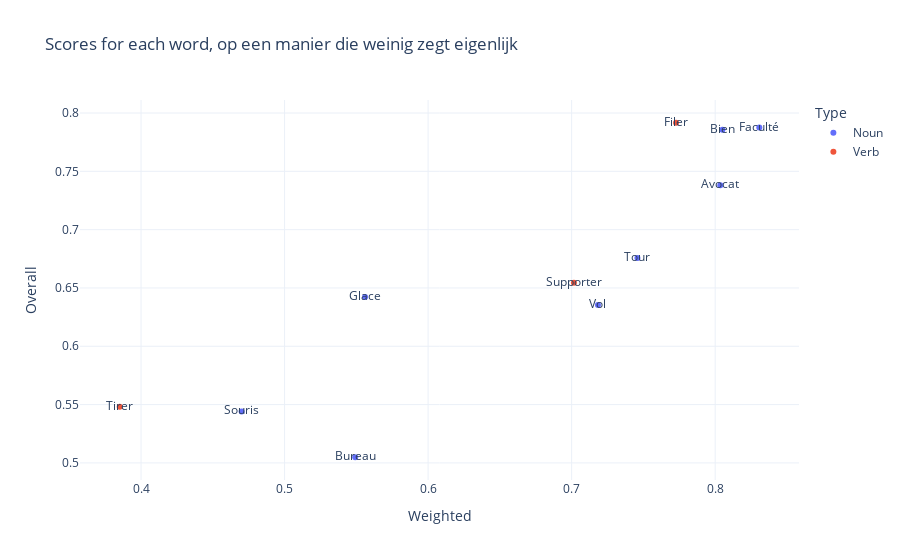
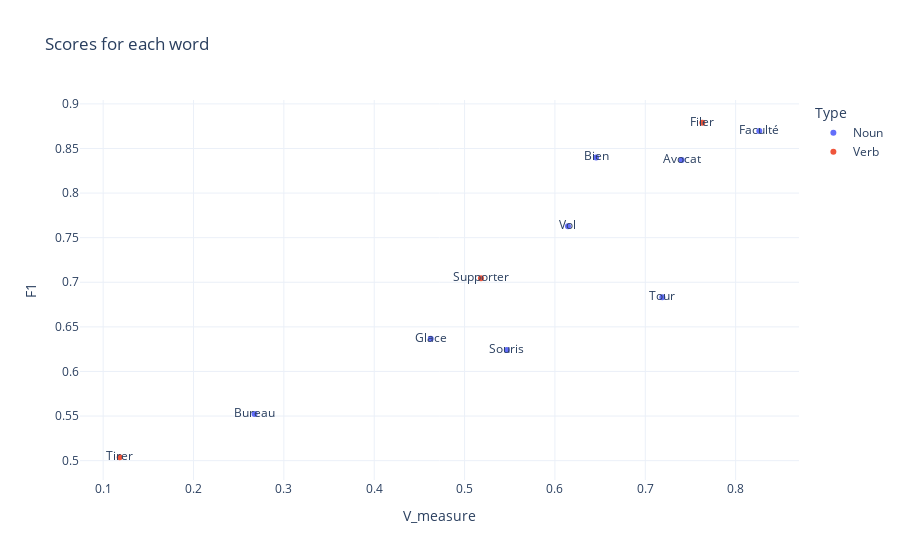

These figures' notebook cell, in order:
### Code cell
fig_zegt_weinig = px.scatter(df, x="Weighted", y="Overall", text=df.index, color="Type", title="Scores for each word, op een manier die weinig zegt eigenlijk",template="plotly_white")
fig_zegt_weinig.show()
fig_zegt_weinig = px.scatter(df, x="Weighted", y="Overall", text=df.index, color="Type", title="Scores for each word, op een manier die weinig zegt eigenlijk",template="plotly_white")
fig = px.scatter(df, x="V_measure", y="F1", text=df.index, color="Type", title="Scores for each word",template="plotly_white")
fig.show()

### Figure 1 — Plotly figure (JSON) as saved in the notebook; plotly's stock layout.template omitted (floating-point values rounded to 4 significant figures)
{"data": [{"hovertemplate": "Type=Noun<br>Weighted=%{x}<br>Overall=%{y}<br>index=%{text}<extra></extra>", "legendgroup": "Noun", "marker": {"color": "#636efa", "symbol": "circle"}, "mode": "markers+text", "name": "Noun", "orientation": "v", "showlegend": true, "text": ["Avocat", "Bien", "Bureau", "Faculté", "Glace", "Souris", "Tour", "Vol"], "x": [0.8036, 0.8051, 0.5492, 0.8307, 0.5561, 0.4701, 0.7458, 0.7183], "xaxis": "x", "y": [0.7381, 0.7857, 0.5049, 0.7875, 0.6423, 0.5441, 0.6757, 0.6353], "yaxis": "y", "type": "scatter"}, {"hovertemplate": "Type=Verb<br>Weighted=%{x}<br>Overall=%{y}<br>index=%{text}<extra></extra>", "legendgroup": "Verb", "marker": {"color": "#EF553B", "symbol": "circle"}, "mode": "markers+text", "name": "Verb", "orientation": "v", "showlegend": true, "text": ["Filer", "Supporter", "Tirer"], "x": [0.7728, 0.7016, 0.3851], "xaxis": "x", "y": [0.7917, 0.6545, 0.5481], "yaxis": "y", "type": "scatter"}], "layout": {"xaxis": {"anchor": "y", "domain": [0.0, 1.0], "title": {"text": "Weighted"}}, "yaxis": {"anchor": "x", "domain": [0.0, 1.0], "title": {"text": "Overall"}}, "legend": {"title": {"text": "Type"}, "tracegroupgap": 0}, "title": {"text": "Scores for each word, op een manier die weinig zegt eigenlijk"}}}

### Figure 2 — Plotly figure (JSON) as saved in the notebook; plotly's stock layout.template omitted (floating-point values rounded to 4 significant figures)
{"data": [{"hovertemplate": "Type=Noun<br>V_measure=%{x}<br>F1=%{y}<br>index=%{text}<extra></extra>", "legendgroup": "Noun", "marker": {"color": "#636efa", "symbol": "circle"}, "mode": "markers+text", "name": "Noun", "orientation": "v", "showlegend": true, "text": ["Avocat", "Bien", "Bureau", "Faculté", "Glace", "Souris", "Tour", "Vol"], "x": [0.7403, 0.6456, 0.2675, 0.8262, 0.4626, 0.5467, 0.7189, 0.6144], "xaxis": "x", "y": [0.837, 0.8399, 0.5523, 0.8696, 0.6366, 0.6242, 0.6832, 0.7628], "yaxis": "y", "type": "scatter"}, {"hovertemplate": "Type=Verb<br>V_measure=%{x}<br>F1=%{y}<br>index=%{text}<extra></extra>", "legendgroup": "Verb", "marker": {"color": "#EF553B", "symbol": "circle"}, "mode": "markers+text", "name": "Verb", "orientation": "v", "showlegend": true, "text": ["Filer", "Supporter", "Tirer"], "x": [0.7632, 0.5181, 0.1183], "xaxis": "x", "y": [0.8788, 0.7046, 0.5038], "yaxis": "y", "type": "scatter"}], "layout": {"xaxis": {"anchor": "y", "domain": [0.0, 1.0], "title": {"text": "V_measure"}}, "yaxis": {"anchor": "x", "domain": [0.0, 1.0], "title": {"text": "F1"}}, "legend": {"title": {"text": "Type"}, "tracegroupgap": 0}, "title": {"text": "Scores for each word"}}}
